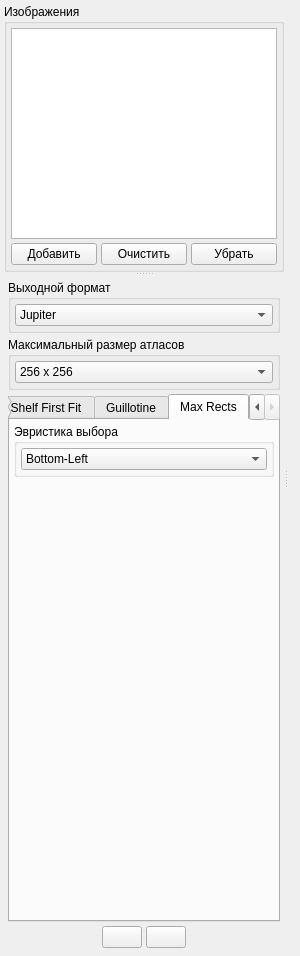
<?xml version="1.0" encoding="UTF-8"?>
<ui version="4.0">
 <class>ScreamingMercury</class>
 <widget class="QWidget" name="ScreamingMercury">
  <property name="geometry">
   <rect>
    <x>0</x>
    <y>0</y>
    <width>300</width>
    <height>956</height>
   </rect>
  </property>
  <property name="windowTitle">
   <string>Кричащая ртуть - упаковщик текстур</string>
  </property>
  <property name="windowIcon">
   <iconset resource="resources.qrc">
    <normaloff>:/main/images/screwdriver.png</normaloff>:/main/images/screwdriver.png</iconset>
  </property>
  <layout class="QHBoxLayout" name="horizontalLayout_3">
   <item>
    <widget class="QSplitter" name="splitter_2">
     <property name="orientation">
      <enum>Qt::Horizontal</enum>
     </property>
     <widget class="QSplitter" name="splitter">
      <property name="orientation">
       <enum>Qt::Vertical</enum>
      </property>
      <widget class="QGroupBox" name="imagesGroupBox">
       <property name="title">
        <string>Изображения</string>
       </property>
       <layout class="QVBoxLayout" name="verticalLayout">
        <item>
         <widget class="QListWidget" name="imageList"/>
        </item>
        <item>
         <layout class="QHBoxLayout" name="horizontalLayout">
          <item>
           <widget class="QPushButton" name="addDirectory">
            <property name="toolTip">
             <string>Добавить папку с изображениями</string>
            </property>
            <property name="text">
             <string>Добавить</string>
            </property>
            <property name="icon">
             <iconset resource="resources.qrc">
              <normaloff>:/main/images/list_add.png</normaloff>:/main/images/list_add.png</iconset>
            </property>
            <property name="iconSize">
             <size>
              <width>24</width>
              <height>24</height>
             </size>
            </property>
           </widget>
          </item>
          <item>
           <widget class="QPushButton" name="clearPushButton">
            <property name="text">
             <string>Очистить</string>
            </property>
            <property name="icon">
             <iconset resource="resources.qrc">
              <normaloff>:/main/images/trash_green_full.png</normaloff>:/main/images/trash_green_full.png</iconset>
            </property>
            <property name="iconSize">
             <size>
              <width>24</width>
              <height>24</height>
             </size>
            </property>
           </widget>
          </item>
          <item>
           <widget class="QPushButton" name="removeImage">
            <property name="toolTip">
             <string>Убрать выделенное изображение</string>
            </property>
            <property name="whatsThis">
             <string/>
            </property>
            <property name="text">
             <string>Убрать</string>
            </property>
            <property name="icon">
             <iconset resource="resources.qrc">
              <normaloff>:/main/images/trash_green_full.png</normaloff>:/main/images/trash_green_full.png</iconset>
            </property>
            <property name="iconSize">
             <size>
              <width>24</width>
              <height>24</height>
             </size>
            </property>
            <property name="shortcut">
             <string/>
            </property>
           </widget>
          </item>
         </layout>
        </item>
       </layout>
      </widget>
      <widget class="QWidget" name="layoutWidget">
       <layout class="QVBoxLayout" name="verticalLayout_3">
        <item>
         <widget class="QGroupBox" name="outputFormatGroupBox">
          <property name="title">
           <string>Выходной формат</string>
          </property>
          <layout class="QVBoxLayout" name="verticalLayout_11">
           <item>
            <widget class="QComboBox" name="outputFormatComboBox">
             <item>
              <property name="text">
               <string>Jupiter</string>
              </property>
             </item>
             <item>
              <property name="text">
               <string>Cocos2D-x plist</string>
              </property>
             </item>
            </widget>
           </item>
          </layout>
         </widget>
        </item>
        <item>
         <widget class="QGroupBox" name="atlasSizeGroupBox">
          <property name="title">
           <string>Максимальный размер атласов</string>
          </property>
          <layout class="QVBoxLayout" name="verticalLayout_2">
           <item>
            <widget class="QComboBox" name="binSizeComboBox">
             <item>
              <property name="text">
               <string>256 x 256</string>
              </property>
             </item>
             <item>
              <property name="text">
               <string>512 x 512</string>
              </property>
             </item>
             <item>
              <property name="text">
               <string>1024 x 1024</string>
              </property>
             </item>
             <item>
              <property name="text">
               <string>2048 x 2048</string>
              </property>
             </item>
             <item>
              <property name="text">
               <string>4096 x 4096</string>
              </property>
             </item>
             <item>
              <property name="text">
               <string>8192 x 8192</string>
              </property>
             </item>
            </widget>
           </item>
          </layout>
         </widget>
        </item>
        <item>
         <widget class="QTabWidget" name="methodTabWidget">
          <property name="currentIndex">
           <number>3</number>
          </property>
          <widget class="QWidget" name="tabShelfNextFit">
           <attribute name="title">
            <string>Shelf Next Fit</string>
           </attribute>
          </widget>
          <widget class="QWidget" name="tabShelfFirstFit">
           <attribute name="title">
            <string>Shelf First Fit</string>
           </attribute>
           <layout class="QVBoxLayout" name="verticalLayout_8">
            <item>
             <widget class="QGroupBox" name="groupBox_5">
              <property name="title">
               <string>Эвристики выбора</string>
              </property>
              <layout class="QVBoxLayout" name="verticalLayout_7">
               <item>
                <widget class="QComboBox" name="firstFitShelfVariantComboBox">
                 <item>
                  <property name="text">
                   <string>Best Fit</string>
                  </property>
                 </item>
                 <item>
                  <property name="text">
                   <string>Worst Fit</string>
                  </property>
                 </item>
                </widget>
               </item>
               <item>
                <widget class="QComboBox" name="firstFitShelfHeuristicComboBox">
                 <item>
                  <property name="text">
                   <string>Width Fit</string>
                  </property>
                 </item>
                 <item>
                  <property name="text">
                   <string>Height Fit</string>
                  </property>
                 </item>
                 <item>
                  <property name="text">
                   <string>Area Fit</string>
                  </property>
                 </item>
                 <item>
                  <property name="text">
                   <string>Floor-Ceiling</string>
                  </property>
                 </item>
                 <item>
                  <property name="text">
                   <string>Waste Map Improvement</string>
                  </property>
                 </item>
                </widget>
               </item>
              </layout>
             </widget>
            </item>
            <item>
             <spacer name="verticalSpacer_2">
              <property name="orientation">
               <enum>Qt::Vertical</enum>
              </property>
              <property name="sizeHint" stdset="0">
               <size>
                <width>20</width>
                <height>40</height>
               </size>
              </property>
             </spacer>
            </item>
           </layout>
          </widget>
          <widget class="QWidget" name="tabGuillotine">
           <attribute name="title">
            <string>Guillotine</string>
           </attribute>
           <layout class="QVBoxLayout" name="verticalLayout_4">
            <item>
             <widget class="QGroupBox" name="groupBox_3">
              <property name="title">
               <string>Эвристика выбора</string>
              </property>
              <layout class="QVBoxLayout" name="verticalLayout_6">
               <item>
                <widget class="QComboBox" name="guillotineVariantComboBox">
                 <item>
                  <property name="text">
                   <string>Best Fit</string>
                  </property>
                 </item>
                 <item>
                  <property name="text">
                   <string>Worst Fit</string>
                  </property>
                 </item>
                </widget>
               </item>
               <item>
                <widget class="QComboBox" name="guillotineHeuristicComboBox">
                 <item>
                  <property name="text">
                   <string>Best/Worst Area Fit</string>
                  </property>
                 </item>
                 <item>
                  <property name="text">
                   <string>Best/Worst Short Side Fit</string>
                  </property>
                 </item>
                 <item>
                  <property name="text">
                   <string>Best/Worst Long Side Fit</string>
                  </property>
                 </item>
                </widget>
               </item>
              </layout>
             </widget>
            </item>
            <item>
             <widget class="QGroupBox" name="groupBox_4">
              <property name="title">
               <string>Правило разделения</string>
              </property>
              <layout class="QVBoxLayout" name="verticalLayout_5">
               <item>
                <widget class="QComboBox" name="splitComboBox">
                 <item>
                  <property name="text">
                   <string>Shorter Axis Split</string>
                  </property>
                 </item>
                 <item>
                  <property name="text">
                   <string>Longer Axis Split</string>
                  </property>
                 </item>
                 <item>
                  <property name="text">
                   <string>Shorter Leftover Axis Split</string>
                  </property>
                 </item>
                 <item>
                  <property name="text">
                   <string>Longer Leftover Axis Split</string>
                  </property>
                 </item>
                 <item>
                  <property name="text">
                   <string>Max Area Split</string>
                  </property>
                 </item>
                 <item>
                  <property name="text">
                   <string>Min Area Split</string>
                  </property>
                 </item>
                </widget>
               </item>
              </layout>
             </widget>
            </item>
            <item>
             <spacer name="verticalSpacer">
              <property name="orientation">
               <enum>Qt::Vertical</enum>
              </property>
              <property name="sizeHint" stdset="0">
               <size>
                <width>20</width>
                <height>197</height>
               </size>
              </property>
             </spacer>
            </item>
           </layout>
          </widget>
          <widget class="QWidget" name="tabMaxRects">
           <attribute name="title">
            <string>Max Rects</string>
           </attribute>
           <layout class="QVBoxLayout" name="verticalLayout_10">
            <item>
             <widget class="QGroupBox" name="groupBox_6">
              <property name="title">
               <string>Эвристика выбора</string>
              </property>
              <layout class="QVBoxLayout" name="verticalLayout_9">
               <item>
                <widget class="QComboBox" name="maxRectsHeuristicComboBox">
                 <item>
                  <property name="text">
                   <string>Bottom-Left</string>
                  </property>
                 </item>
                 <item>
                  <property name="text">
                   <string>Best Area Fit</string>
                  </property>
                 </item>
                 <item>
                  <property name="text">
                   <string>Best Short Side Fit</string>
                  </property>
                 </item>
                 <item>
                  <property name="text">
                   <string>Best Long Side Fit</string>
                  </property>
                 </item>
                 <item>
                  <property name="text">
                   <string>Contact Point</string>
                  </property>
                 </item>
                </widget>
               </item>
              </layout>
             </widget>
            </item>
            <item>
             <spacer name="verticalSpacer_3">
              <property name="orientation">
               <enum>Qt::Vertical</enum>
              </property>
              <property name="sizeHint" stdset="0">
               <size>
                <width>20</width>
                <height>388</height>
               </size>
              </property>
             </spacer>
            </item>
           </layout>
          </widget>
         </widget>
        </item>
        <item>
         <layout class="QHBoxLayout" name="buttonsHorizontalLayout">
          <item>
           <spacer name="horizontalSpacer">
            <property name="orientation">
             <enum>Qt::Horizontal</enum>
            </property>
            <property name="sizeHint" stdset="0">
             <size>
              <width>40</width>
              <height>20</height>
             </size>
            </property>
           </spacer>
          </item>
          <item>
           <widget class="QPushButton" name="settingsPushButton">
            <property name="text">
             <string/>
            </property>
            <property name="icon">
             <iconset resource="resources.qrc">
              <normaloff>:/main/images/cog.png</normaloff>:/main/images/cog.png</iconset>
            </property>
            <property name="iconSize">
             <size>
              <width>36</width>
              <height>36</height>
             </size>
            </property>
           </widget>
          </item>
          <item>
           <widget class="QPushButton" name="startPushButton">
            <property name="toolTip">
             <string>Поехали!</string>
            </property>
            <property name="text">
             <string/>
            </property>
            <property name="icon">
             <iconset resource="resources.qrc">
              <normaloff>:/main/images/start.png</normaloff>:/main/images/start.png</iconset>
            </property>
            <property name="iconSize">
             <size>
              <width>72</width>
              <height>72</height>
             </size>
            </property>
           </widget>
          </item>
          <item>
           <spacer name="horizontalSpacer_2">
            <property name="orientation">
             <enum>Qt::Horizontal</enum>
            </property>
            <property name="sizeHint" stdset="0">
             <size>
              <width>40</width>
              <height>20</height>
             </size>
            </property>
           </spacer>
          </item>
         </layout>
        </item>
       </layout>
      </widget>
     </widget>
     <widget class="QWidget" name="layoutWidget">
      <layout class="QVBoxLayout" name="work_layout"/>
     </widget>
    </widget>
   </item>
  </layout>
 </widget>
 <layoutdefault spacing="4" margin="4"/>
 <resources>
  <include location="resources.qrc"/>
 </resources>
 <connections/>
 <designerdata>
  <property name="gridDeltaX">
   <number>6</number>
  </property>
  <property name="gridDeltaY">
   <number>6</number>
  </property>
  <property name="gridSnapX">
   <bool>true</bool>
  </property>
  <property name="gridSnapY">
   <bool>true</bool>
  </property>
  <property name="gridVisible">
   <bool>true</bool>
  </property>
 </designerdata>
</ui>
